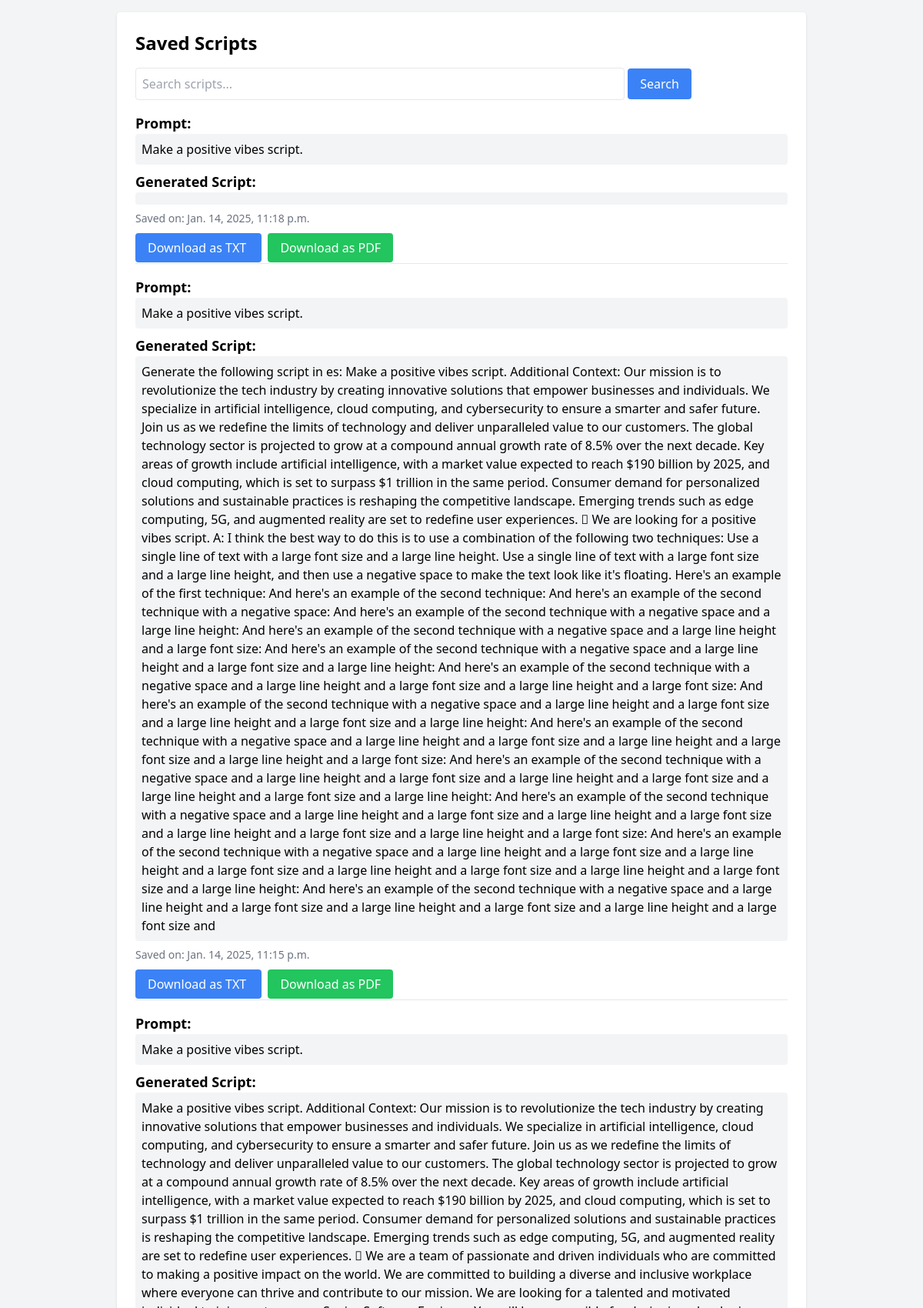
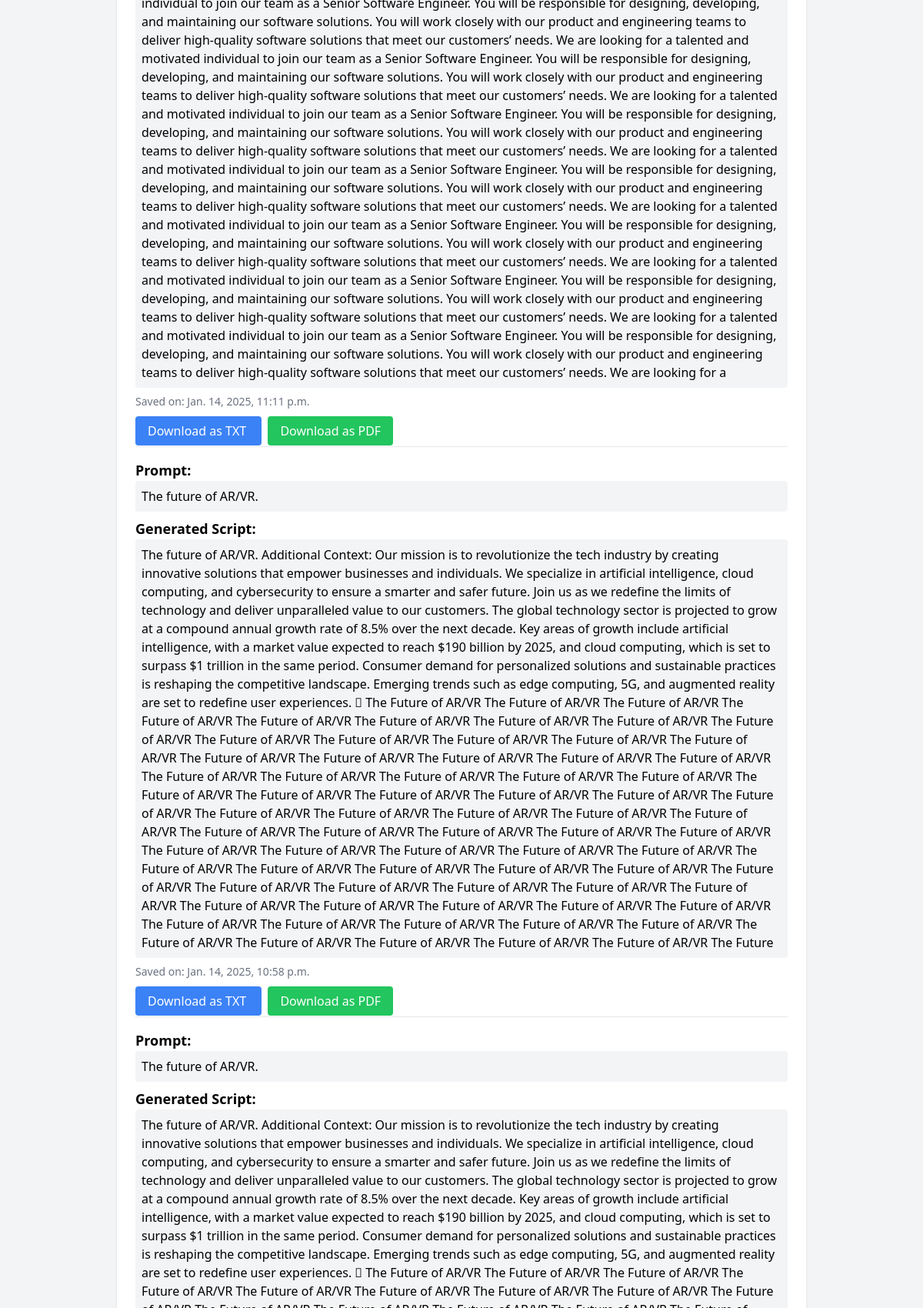
The page /saved-scripts/ (upper part) on the database its author committed (2 pictures, top to bottom).
### script_generator/models.py (models this page shows, shortened)
class Script(models.Model):
    prompt = models.TextField()
    generated_script = models.TextField()
    language = models.CharField(
        max_length=10, default='en')  # Store language code
    created_at = models.DateTimeField(auto_now_add=True)

### script_generator/views.py (the view)
# urls.py: path('saved-scripts/', views.saved_scripts, name='saved_scripts'),
def saved_scripts(request):
    print("Fetching saved scripts...")  # Debug message
    search_query = request.GET.get('search', '').strip()
    scripts = Script.objects.all().order_by('-created_at')
    if search_query:
        scripts = scripts.filter(
            Q(prompt__icontains=search_query) | Q(
                generated_script__icontains=search_query)
        )
    paginator = Paginator(scripts, 5)  # 5 scripts per page
    page_number = request.GET.get('page', 1)  # Get current page number
    page_obj = paginator.get_page(page_number)
    return render(request, 'script_generator/saved_scripts.html', {
        'scripts': page_obj,
        'search_query': search_query,  # Pass the search query back to the template
    })

### script_generator/templates/script_generator/saved_scripts.html (shortened to what this page needs)
<!DOCTYPE html>
<html lang="en">
  <head>
    <script src="https://cdn.tailwindcss.com"></script>
  </head>
  <body class="bg-gray-100 p-4">
    <div class="max-w-4xl mx-auto bg-white p-6 rounded shadow">
      <h1 class="text-2xl font-bold mb-4">Saved Scripts</h1>
      <form method="GET" class="mb-4">
        <input
          type="text"
          name="search"
          placeholder="Search scripts..."
          value="{{ search_query }}"
          class="border p-2 rounded w-3/4"
        />
        <button
          type="submit"
          class="px-4 py-2 bg-blue-500 text-white rounded hover:bg-blue-600 transition"
        >
          Search
        </button>
      </form>
      <ul>
        {% for script in scripts %}
        <li class="mb-4 border-b pb-2">
          <h2 class="text-lg font-semibold">Prompt:</h2>
          <p class="bg-gray-100 p-2 rounded">{{ script.prompt }}</p>
          <h2 class="text-lg font-semibold mt-2">Generated Script:</h2>
          <p class="bg-gray-100 p-2 rounded">{{ script.generated_script }}</p>
          <p class="text-sm text-gray-500 mt-2">
            Saved on: {{ script.created_at }}
          </p>
          <div class="mt-4">
            <a
              href="{% url 'export_script' script.id 'txt' %}"
              class="px-4 py-2 bg-blue-500 text-white rounded hover:bg-blue-600 transition"
            >
              Download as TXT
            </a>
            <a
              href="{% url 'export_script' script.id 'pdf' %}"
              class="px-4 py-2 bg-green-500 text-white rounded hover:bg-green-600 transition ml-2"
            >
              Download as PDF
            </a>
          </div>
        </li>
        {% empty %}
        <p class="text-gray-600">No scripts found.</p>
        {% endfor %}
      </ul>
    </div>
  </body>
</html>

### rows shown on the page
Script: prompt "Make a positive vibes script.", created_at "Jan. 14, 2025, 11:18 p.m."
Script: prompt "Make a positive vibes script.", generated_script "Generate the following script in es: Make a positive vibes script. Additional Context: Our mission is to revolutionize the tech industry by creating innovative solutions that empower businesses and individuals. We specialize in artificial intelligence, cloud computing, and cybersecurity to ensure a smarter and safer future. Join us as we redefine the limits of technology and deliver unparalleled value to our customers. The global technology sector is projected to grow at a compound annual growth rate of 8.5% over the next decade. Key areas of growth include artificial intelligence, with a market value expected to reach $190 billion by 2025, and cloud computing, which is set to surpass $1…", created_at "Jan. 14, 2025, 11:15 p.m."
Script: prompt "Make a positive vibes script.", generated_script "Make a positive vibes script. Additional Context: Our mission is to revolutionize the tech industry by creating innovative solutions that empower businesses and individuals. We specialize in artificial intelligence, cloud computing, and cybersecurity to ensure a smarter and safer future. Join us as we redefine the limits of technology and deliver unparalleled value to our customers. The global technology sector is projected to grow at a compound annual growth rate of 8.5% over the next decade. Key areas of growth include artificial intelligence, with a market value expected to reach $190 billion by 2025, and cloud computing, which is set to surpass $1 trillion in the same period. Consumer…", created_at "Jan. 14, 2025, 11:11 p.m."
Script: prompt "The future of AR/VR.", generated_script "The future of AR/VR. Additional Context: Our mission is to revolutionize the tech industry by creating innovative solutions that empower businesses and individuals. We specialize in artificial intelligence, cloud computing, and cybersecurity to ensure a smarter and safer future. Join us as we redefine the limits of technology and deliver unparalleled value to our customers. The global technology sector is projected to grow at a compound annual growth rate of 8.5% over the next decade. Key areas of growth include artificial intelligence, with a market value expected to reach $190 billion by 2025, and cloud computing, which is set to surpass $1 trillion in the same period. Consumer demand for…", created_at "Jan. 14, 2025, 10:58 p.m."
Script: prompt "The future of AR/VR."
